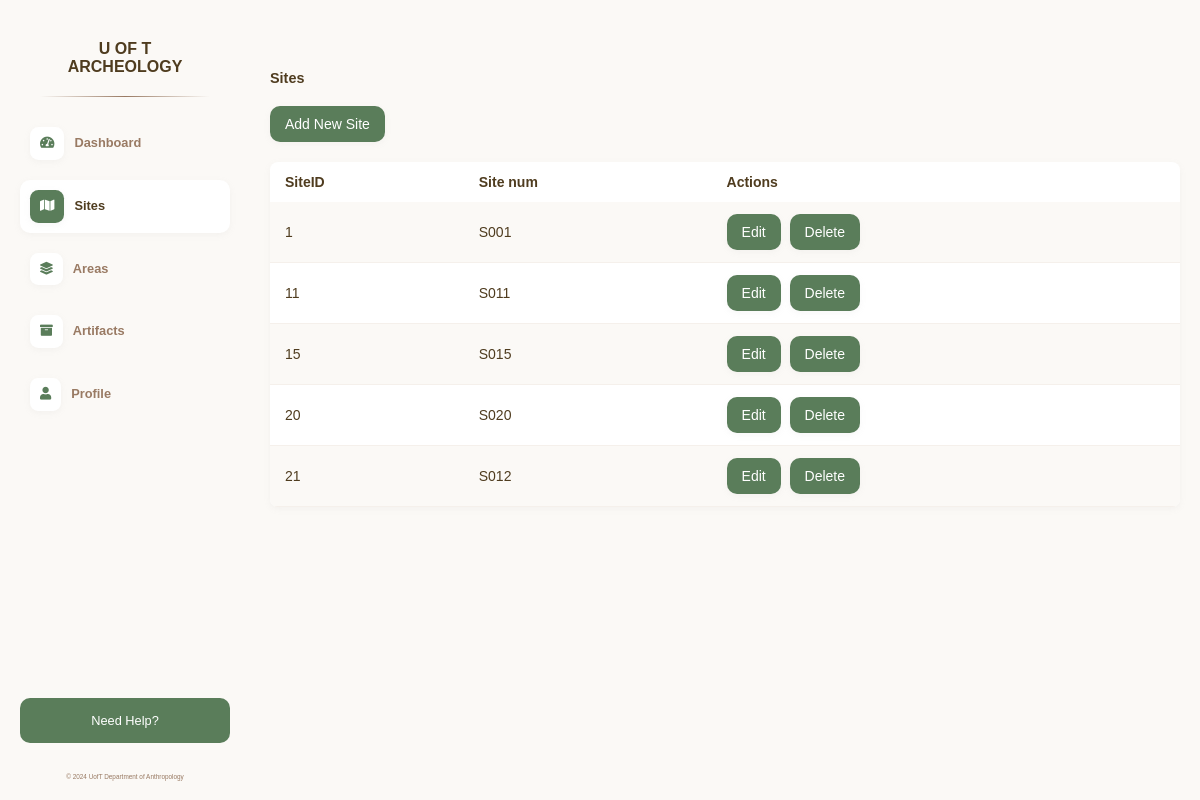
Before: /sites/ with the older database file.
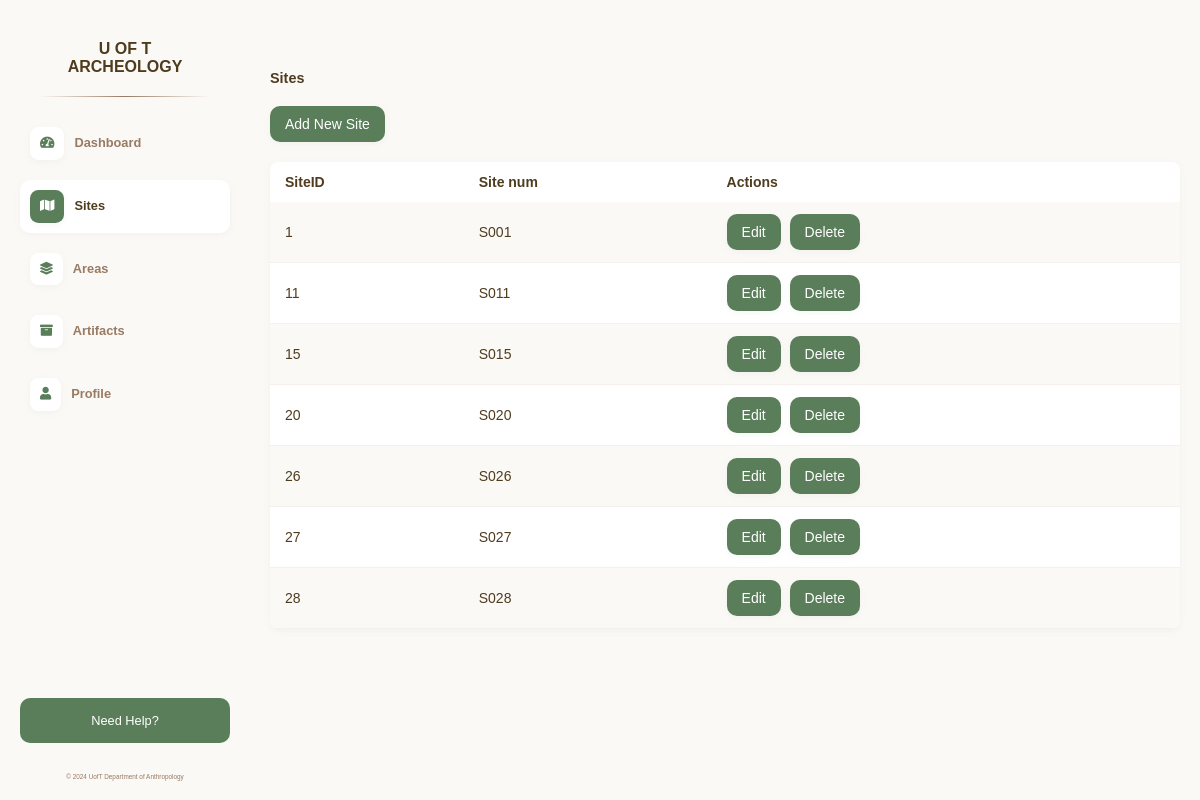
After: the same page with the newer database file.
### myapp/models.py (models this page shows, shortened)
class Site(models.Model):
    SiteID = models.AutoField(primary_key=True)
    Site_num = models.CharField(max_length=50, unique=True)

### myapp/views.py (the view, shortened to what this page needs)
# urls.py: path('sites/', views.sites, name='sites'),
def sites(request):
    sites = Site.objects.all()
    headers = [{'name': field.name, 'verbose_name': field.verbose_name} for field in Site._meta.fields]
    return render(request, 'sites.html', {'sites': sites, 'headers': headers})

### myapp/templatetags/custom_filters.py (called while the page is built)
@register.filter
def attr(obj, attr_name):
    return getattr(obj, attr_name)

### templates/sites.html (shortened to what this page needs)
{% load static %}
{% load custom_filters %}
<html lang="en">
<head>
    <link rel="stylesheet" href="{% static 'css/styles.css' %}">
    <link rel="stylesheet" href="https://cdnjs.cloudflare.com/ajax/libs/font-awesome/5.15.4/css/all.min.css">
</head>
<body>
  <div class="sidebar">
    <div>
      <div class="logo">U OF T ARCHEOLOGY<hr></div>
      <a href="{% url 'dashboard' %}"><i class="fas fa-tachometer-alt"></i>Dashboard</a>
      <a href="{% url 'sites' %}" class="current-page"><i class="fas fa-map"></i>Sites</a>
      <a href="#"><i class="fas fa-layer-group"></i>Areas</a>
      <a href="#"><i class="fas fa-archive"></i>Artifacts</a>
      <a href="#"><i class="fas fa-user"></i>Profile</a>
    </div>
    <div>
      <div class="help">Need Help?</div>
      <div class="footer">&copy; 2024 UofT Department of Anthropology</div>
    </div>
  </div>
  <div class="main-content">
    <h2>Sites</h2>
    <div class="actions">
        <button id="addSiteButton" onclick="openAddSiteForm()">Add New Site</button>
    </div>
    <table class="sites-table">
      <thead>
        <tr>
          {% for header in headers %}
          <th>{{ header.verbose_name }}</th>
          {% endfor %}
          <th>Actions</th>
        </tr>
      </thead>
      <tbody>
        {% for site in sites %}
        <tr data-model-name="Site" data-object-id="{{ site.SiteID }}">
          {% for header in headers %}
          <td>{{ site|attr:header.name }}</td>
          {% endfor %}
          <td>
            <button class="edit-button" onclick="editRow(this)">Edit</button>
            <button onclick="deleteObject('Site', {{ site.SiteID }}, window.location.href)">Delete</button>
          </td>
        </tr>
        {% endfor %}
      </tbody>
    </table>
  </div>
</body>

Changed rows visible on the page:
removed Site: headers "21" "S012"
added Site: headers "26" "S026"
added Site: headers "27" "S027"
added Site: headers "28" "S028"
